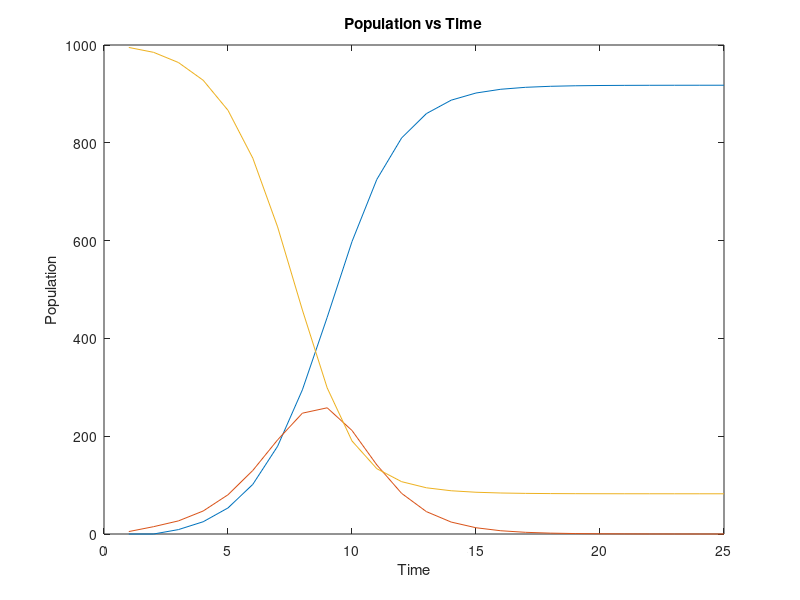

Reproduce this figure in MATLAB.
% Liam Fruzyna
% MATH 4630
% HW 1 #5
% 5 then 15 sick
clear all; close all
format compact

%% Input
N = 25;         % number of weeks
rr = 0.6;       % removal rate
a = 0.001407;   % disease rate
r(1) = 0;       % initial removed people
i(1) = 5;       % initial infected people
s(1) = 995;     % initial susceptible people
r(2) = 0;       % second removed people
i(2) = 15;      % second infected people
s(2) = 985;     % second susceptible people

%% Calculation
for n = 2:(N-1)
    r(n+1) = r(n) + rr * i(n);
    i(n+1) = i(n) - rr * i(n) + a * i(n) * s(n);
    s(n+1) = s(n) - a * s(n) * i(n);
end
week = 1:N;

%% Output
week = 1:N;
plot(week, r)
xlabel('Time')
ylabel('Population')
title('Population vs Time')
hold on
plot(week, i)
plot(week, s)
